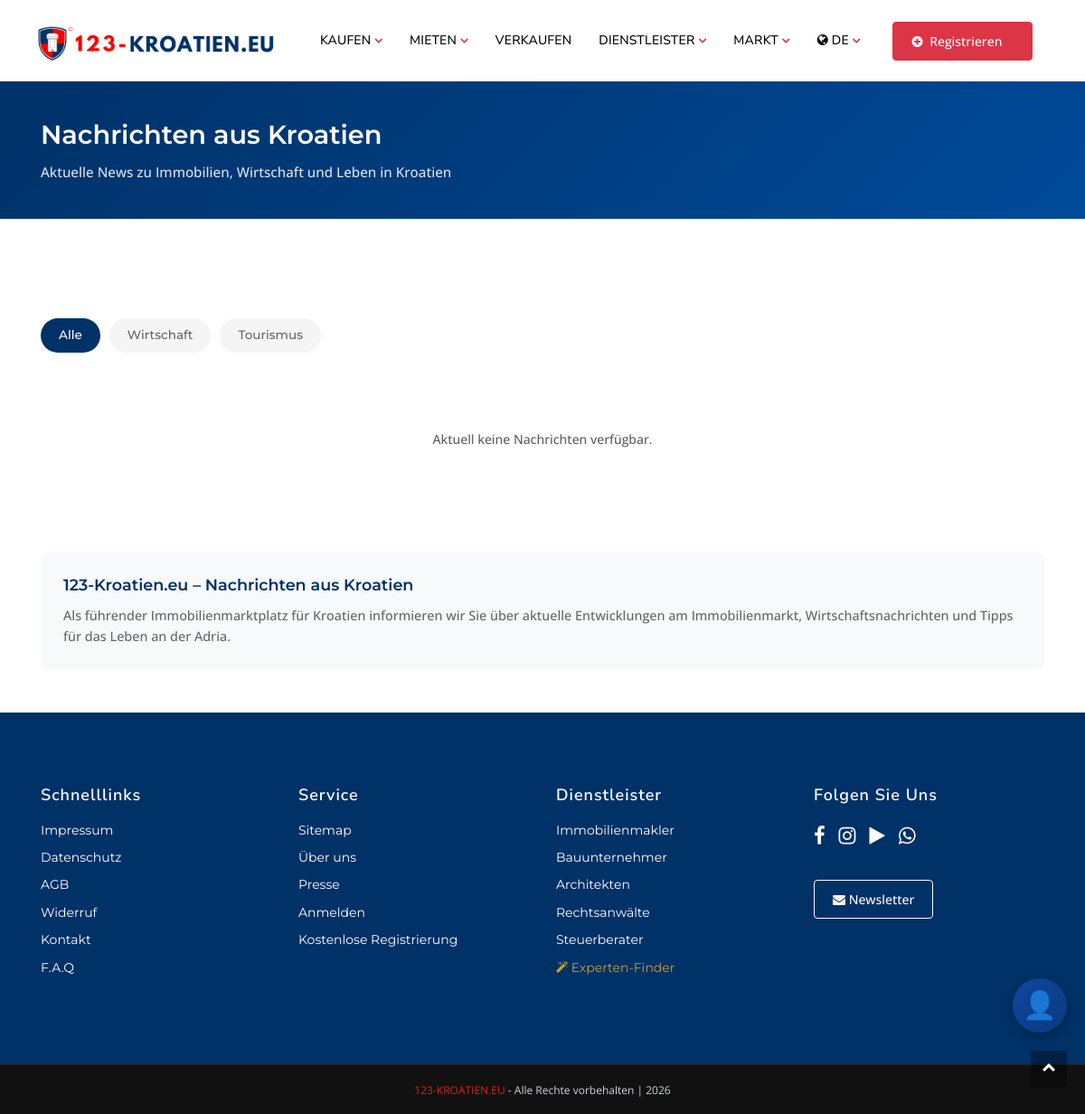
The app's page /ge/kroatien/nachrichten/ with its own data.
### pages/models.py (models this page shows)
class Translation(models.Model):
    PAGES = (
        ('home', 'home'),
        ('about', 'about'),
        ('listings', 'listings'),
        ('property details', 'property details'),
        ('blog', 'blog'),
        ('blog details', 'blog details'),
        ('contact', 'contact'),
        ('privacy', 'privacy'),
        ('navbar', 'navbar'),
        ('add-property', 'add-property'),
        ('profile', 'profile'),
        ('footer', 'footer'),
        ('login', 'login'),
        ('signup', 'signup'),
        ('faq', 'faq'),
        ('forget-password', 'forget-password'),
        ('reset-password', 'reset-password')
    )
    name = models.CharField(max_length=255, unique=True)
    page = models.CharField(max_length=50, choices=PAGES)
    english_content = models.TextField(blank=True)
    german_content = models.TextField(blank=True)
    french_content = models.TextField(blank=True)
    greek_content = models.TextField(blank=True)
    croatian_content = models.TextField(blank=True)
    polish_content = models.TextField(blank=True)
    czech_content = models.TextField(blank=True)
    russian_content = models.TextField(blank=True)
    swedish_content = models.TextField(blank=True)
    norway_content = models.TextField(blank=True)
    slovak_content = models.TextField(blank=True)
    dutch_content = models.TextField(blank=True)
    class Meta:
        ordering = ['name']

### main/views.py (the view, shortened to what this page needs)
# urls.py: path("ge/kroatien/nachrichten/", news_page, {"country": "kroatien", "lang": "ge"}, name="news-ge-direct"),
def news_page(request, country=None, lang=None):
    if lang is None:
        lang = request.session.get('site_language', 'ge')
    """
    News-Seite mit Kroatien-Nachrichten
    SEO & AI optimiert
    """
    trans = NEWS_TRANSLATIONS.get(lang, NEWS_TRANSLATIONS['ge'])
    news_items = fetch_news_feeds()
    category = request.GET.get('category', 'all')
    if category != 'all':
        news_items = [n for n in news_items if n['category'] == category]
    lang = request.session.get('site_language', 'ge')
    context = {
        'news_items': news_items[:30],  # Max 30 Artikel
        'trans': trans,
        'lang': lang,
        'current_category': category,
        'meta_title': trans['meta_title'],
        'meta_description': trans['meta_description'],
    }
    return render(request, 'main/news.html', context)

### templates/main/news.html (shortened to what this page needs)
{% extends 'include/base.html' %}
{% load static %}
{% block body %}
<div class="news-header">
    <div class="container">
        <h1>{{ trans.title }}</h1>
        <p>{{ trans.subtitle }}</p>
    </div>
</div>
<section class="container pb-5">
    <div class="filter-pills">
        <a href="?category=all" class="filter-pill {% if current_category == 'all' %}active{% endif %}">
            {{ trans.categories.all }}
        </a>
        <a href="?category=general" class="filter-pill {% if current_category == 'general' %}active{% endif %}">
            {{ trans.categories.economy }}
        </a>
        <a href="?category=tourism" class="filter-pill {% if current_category == 'tourism' %}active{% endif %}">
            {{ trans.categories.tourism }}
        </a>
    </div>
    {% if news_items %}
    <div class="news-grid">
        {% for news in news_items %}
        <article class="news-card">
            <div class="news-card-image">
                {% if news.image %}
                <img src="{{ news.image }}" alt="{{ news.title|truncatechars:50 }}" loading="lazy">
                {% else %}
                <span class="flag-placeholder">🇭🇷</span>
                {% endif %}
            </div>
            <div class="news-card-body">
                <h3 class="news-card-title">{{ news.title|truncatechars:80 }}</h3>
                {% if news.description %}
                <p class="news-card-excerpt">{{ news.description|striptags|truncatechars:120 }}</p>
                {% endif %}
                <div class="news-card-footer">
                    <div class="news-card-meta">
                        <span class="source">{{ news.source }}</span><br>
                        <span>{{ news.published|date:"d.m.Y" }}</span>
                    </div>
                    <a href="{{ news.link }}" target="_blank" rel="noopener" class="news-card-link">
                        {{ trans.read_more }} →
                    </a>
                </div>
            </div>
        </article>
        {% endfor %}
    </div>
    {% else %}
    <div class="no-news">
        <p>{{ trans.no_news }}</p>
    </div>
    {% endif %}
    <div class="seo-footer">
        <h2>123-Kroatien.eu – {{ trans.title }}</h2>
        <p>
            {% if lang == 'ge' %}
            Als führender Immobilienmarktplatz für Kroatien informieren wir Sie über aktuelle Entwicklungen am Immobilienmarkt, Wirtschaftsnachrichten und Tipps für das Leben an der Adria.
            {% elif lang == 'en' %}
            As the leading real estate marketplace for Croatia, we keep you informed about current developments in the property market, economic news and tips for life on the Adriatic.
            {% elif lang == 'hr' %}
            Kao vodeće tržište nekretnina za Hrvatsku, informiramo vas o aktualnim zbivanjima na tržištu nekretnina, ekonomskim vijestima i savjetima za život na Jadranu.
            {% else %}
            123-Kroatien.eu - Your real estate marketplace for Croatia.
            {% endif %}
        </p>
    </div>
</section>
{% endblock %}

### templates/include/base.html (shortened to what this page needs)
<!DOCTYPE html>
{% load static %}
{% load i18n %}
<html>
<head>
    <link href="{% static 'css/styles.css' %}" rel="stylesheet" type="text/css">
    <link href="{% static 'css/custom.css' %}" rel="stylesheet" type="text/css">
    <link rel="stylesheet" href="https://cdnjs.cloudflare.com/ajax/libs/font-awesome/4.7.0/css/font-awesome.min.css">
</head>
<body>
        <nav class="navbar navbar-nav navbar-hover navbar-expand-lg navbar-soft">
            <div class="container">
                <a class="navbar-brand" href="/">
                    <img src="{% static 'images/logo-black2.png' %}" alt="logo" class="img-fluid" style="width: 270px;">
                </a>
                <div class="collapse navbar-collapse" id="main_nav99">
                    <ul class="navbar-nav mx-auto">
                        <li class="nav-item dropdown">
                            <a class="nav-link active dropdown-toggle" href="" data-toggle="dropdown">{{ nav_buy }}</a>
                        </li>
                        <li class="nav-item dropdown">
                            <a class="nav-link active dropdown-toggle" href="" data-toggle="dropdown">{{ nav_rent }}</a>
                        </li>
                        <li class="nav-item">
                            <a class="nav-link active" href="{% url 'main:owner' %}">{{ nav_sell }}</a>
                        </li>
                        <li class="nav-item dropdown">
                            <a class="nav-link active dropdown-toggle" href="#" data-toggle="dropdown">{{ nav_services }}</a>
                        </li>
                        <li class="nav-item dropdown">
                            <a class="nav-link active dropdown-toggle" href="#" data-toggle="dropdown">{{ nav_market }}</a>
                        </li>
                        <li class="nav-item dropdown">
                            <a class="nav-link dropdown-toggle" href="#" data-toggle="dropdown">
                                <i class="fa fa-globe"></i> {% if language == 'ge' %}DE{% elif language == 'en' %}EN{% elif language == 'hr' %}HR{% elif language == 'fr' %}FR{% elif language == 'pl' %}PL{% elif language == 'cz' %}CZ{% elif language == 'ru' %}RU{% elif language == 'gr' %}GR{% elif language == 'sw' %}SW{% elif language == 'no' %}NO{% elif language == 'sk' %}SK{% elif language == 'nl' %}NL{% else %}DE{% endif %}
                            </a>
                        </li>
                    </ul>
                    <ul class="navbar-nav">
                        <li class="nav-item dropdown">
                            <a href="#" class="btn btn-danger text-capitalize dropdown-toggle" data-toggle="dropdown">
                                <i class="fa fa-plus-circle mr-1"></i> {{ nav_register_service }}
                            </a>
                        </li>
                    </ul>
                </div>
            </div>
        </nav>
        {% block body %}
        {% endblock body%}
        {% include 'include/footer.html' %}
        <a href="javascript:" id="return-to-top"><i class="fa fa-chevron-up"></i></a>
        {% include "chatbot_widget.html" %}
    </body>
</html>

### templates/include/footer.html
{% load static %}
<footer>
    <div class="myFooterBg wrapper__footer">
        <div class="container">
            <div class="row">
                <div class="col-md-3">
                    <div class="widget__footer">
                        <h4 class="footer-title">{{Quick_Links}}</h4>
                        <ul class="list-unstyled footer-links">
                            <li><a href="{% url 'main:imprint' %}" class="text-white">{{Imprint}}</a></li>
                            <li><a href="{% url 'main:data-protection' %}" class="text-white">{{PrivacyPolicy}}</a></li>
                            <li><a href="{% url 'main:agb' %}" class="text-white">{{TermsConditions}}</a></li>
                            <li><a href="{% url 'main:cancellation-policy' %}" class="text-white">{{Withdrawal}}</a></li>
                            <li><a href="{% url 'main:contact' %}" class="text-white">{{Contact}}</a></li>
                            <li><a href="{% url 'main:faq' %}" class="text-white">{{nav_faq}}</a></li>
                        </ul>
                    </div>
                </div>
                <div class="col-md-3">
                    <div class="widget__footer">
                        <h4 class="footer-title">{{Service}}</h4>
                        <ul class="list-unstyled footer-links">
                            <li><a href="#" class="text-white">{{Sitemap}}</a></li>
                            <li><a href="{% url 'main:about' %}" class="text-white">{{ nav_about }}</a></li>
                            <li><a href="{% url 'main:blog-single-1' %}" class="text-white">{{Press}}</a></li>
                            {% if user.is_authenticated %}
                            <li><a href="#" class="text-white"><i class="fa fa-user"></i> {{ user.username }}</a></li>
                            {% if user.is_authenticated %}
                            {% if user.professional.professional_type == 'real_estate_agent' or user.professional.professional_type == 'construction_company' %}<li><a href="{% url 'main:makler_dashboard' %}" class="text-white"><i class="fa fa-building"></i> Makler-Portal</a></li>{% elif user.professional %}<li><a href="{% url 'professional_portal:dashboard' %}" class="text-white"><i class="fa fa-briefcase"></i> Mein Portal</a></li>{% endif %}
                            {% endif %}
                            <li><a href="{% url 'account:logout' %}" class="text-white">{{ nav_logout }}</a></li>
                            {% else %}
                            <li><a href="{% url 'account:login' %}" class="text-white">{{Login}}</a></li>
                            <li><a href="{% url 'account:signup' %}" class="text-white">{{FreeRegistration}}</a></li>
                            {% endif %}
                        </ul>
                    </div>
                </div>
                <div class="col-md-3">
                    <div class="widget__footer">
                        <h4 class="footer-title">{{footer_services}}</h4>
                        <ul class="list-unstyled footer-links">
                            <li><a href="/{{ language }}/{{ country_name }}/{{ url_realtor }}/" class="text-white">{{dropdown_realtor}}</a></li>
                            <li><a href="/{{ language }}/{{ country_name }}/{{ url_contractor }}/" class="text-white">{{dropdown_contractor}}</a></li>
                            <li><a href="/{{ language }}/{{ country_name }}/{{ url_architect }}/" class="text-white">{{dropdown_architect}}</a></li>
                            <li><a href="/{{ language }}/{{ country_name }}/{{ url_lawyer }}/" class="text-white">{{dropdown_lawyer}}</a></li>
                            <li><a href="/{{ language }}/{{ country_name }}/{{ url_tax_advisor }}/" class="text-white">{{dropdown_tax_advisor}}</a></li>
                            <li><a href="/{{ language }}/{{ url_experten_finder }}/" class="text-white" style="color:#c9a227 !important;"><i class="fa fa-magic"></i> {{ experten_finder_label }}</a></li>
                        </ul>
                    </div>
                </div>
                <div class="col-md-3">
                    <div class="widget__footer">
                        <h4 class="footer-title">{{follow_us}}</h4>
                        <div class="social-icons-row">
                            <a href="https://facebook.com" target="_blank"><i class="fa fa-facebook"></i></a>
                            <a href="https://instagram.com" target="_blank"><i class="fa fa-instagram"></i></a>
                            <a href="https://tiktok.com" target="_blank"><i class="fa fa-play"></i></a>
                            <a href="https://whatsapp.com" target="_blank"><i class="fa fa-whatsapp"></i></a>
                        </div>
                        <a href="{% url 'main:contact' %}?newsletter=1" class="btn btn-outline-light btn-sm mt-3">
                            <i class="fa fa-envelope"></i> {{newsletter}}
                        </a>
                    </div>
                </div>
            </div>
        </div>
    </div>
    <div class="bg__footer-bottom-v1">
        <div class="container">
            <div class="row" align="center">
                <div class="col-md-12">
                    <span><a href="#" class="comCopy" style="color: #E41F0E;">123-Kroatien.eu</a> - {{all_rights_reserved}} | 2026</span>
                </div>
            </div>
        </div>
    </div>
</footer>

### records on screen
Translation: german_content "KAUFEN"
Translation: german_content "MIETEN"
Translation: german_content "VERKAUFEN"
Translation: german_content "DIENSTLEISTER"
Translation: german_content "MARKT"
Translation: german_content "Registrieren"
Translation: german_content "Schnelllinks"
Translation: german_content "Impressum"
Translation: german_content "Datenschutz"
Translation: german_content "AGB"
Translation: german_content "Widerruf"
Translation: german_content "Kontakt"
Translation: german_content "F.A.Q"
Translation: german_content "Service"
Translation: german_content "Sitemap"
Translation: german_content "Über uns"
Translation: german_content "Presse"
Translation: german_content "Anmelden"
Translation: german_content "Kostenlose Registrierung"
Translation: german_content "Dienstleister"
Translation: german_content "Immobilienmakler"
Translation: german_content "Bauunternehmer"
Translation: german_content "Architekten"
Translation: german_content "Rechtsanwälte"
Translation: german_content "Steuerberater"
Translation: german_content "Folgen Sie Uns"
Translation: german_content "Newsletter"
Translation: german_content "Alle Rechte vorbehalten"

### other values on screen
{{ trans.title }} "Nachrichten aus Kroatien"
{{ trans.subtitle }} "Aktuelle News zu Immobilien, Wirtschaft und Leben in Kroatien"
{{ trans.categories.all }} "Alle"
{{ trans.categories.economy }} "Wirtschaft"
{{ trans.categories.tourism }} "Tourismus"
{{ trans.no_news }} "Aktuell keine Nachrichten verfügbar."
{{ experten_finder_label }} "Experten-Finder"
